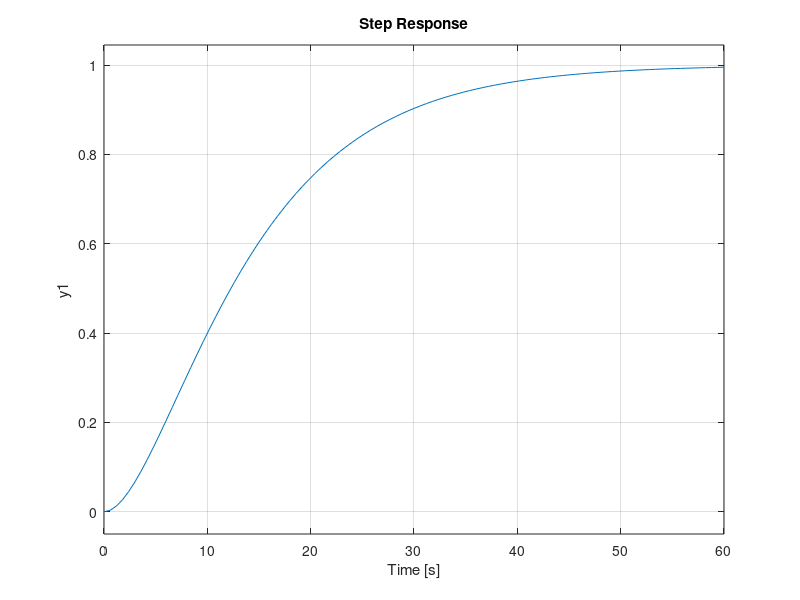

This figure's MATLAB source:
s = tf('s');

k = 0.1 * 0.2; %ganancia para que tenga ganancia 1 en continua
P = ss (zpk(  k/((s + 0.1) * (s + 0.2))  )) ;

A = P.a;
B = P.b;
C = P.c;
D = P.d;

step(P); grid('on');

%Mi problema es que P así como está es muy lenta. Quisiera hacerla más
%rápida

% ¿Es controlable este sistema?

Wr = [B A*B];
det(Wr); % != 0 ==> Controlable
 [num, den] = ss2tf(A, B, C, D);
 
 a1 = den(2);
 a2 = den(3);
 
 %Matrices de la forma canóncia controlable
 Am = [-a1 -a2; 1 0];
 Bm = [1; 0];
 
 %Matriz de controlabilidad en forma canónica:
 Wrm = [Bm Am*Bm];
 
 %polos que quiero:
 polo1 = -10;
 polo2 = -20;
 

% (s + 10)*(s + 20) = s^2 + 30*s + 200

%coeficientes que quiero en el polinomio del sistema:
p1 = 30;
p2 = 200;

 %fórmula de Ackermann:
 K = [p1-a1 p2-a2] * Wrm * inv(Wr);
 
K_acker = acker(A, B, [polo1 polo2]);

kf = -1/(C*inv(A - B*K) * B); %ganancia de feedforward
